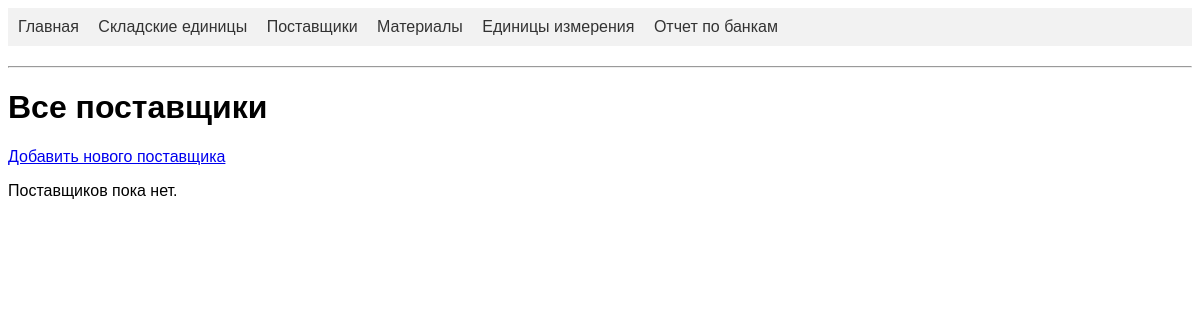
Before: /suppliers with the older database file.
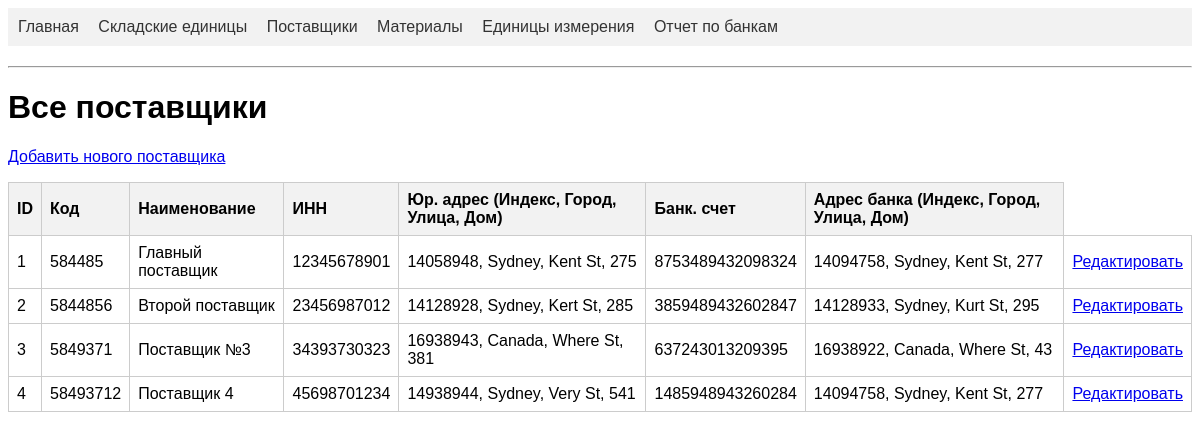
After: the same page with the newer database file.
### app/models.py (models this page shows, shortened)
class Supplier(db.Model):
    id = db.Column(db.Integer, primary_key=True)
    supplier_code = db.Column(db.String(64), index=True, unique=True, nullable=False)
    supplier_name = db.Column(db.String(128), nullable=False)
    tin = db.Column(db.String(12), unique=True, nullable=False)  # ИНН
    legal_postal_code = db.Column(db.String(10))
    legal_city = db.Column(db.String(128))
    legal_street = db.Column(db.String(256))
    legal_house = db.Column(db.String(32))
    bank_account_number = db.Column(db.String(64))
    bank_postal_code = db.Column(db.String(10))
    bank_city = db.Column(db.String(128))
    bank_street = db.Column(db.String(256))
    bank_house = db.Column(db.String(32))
    storage_units = db.relationship('StorageUnit', backref='supplier', lazy='dynamic')

### app/routes.py (the view)
@main.route('/suppliers')
def suppliers():
    all_suppliers = Supplier.query.all()  # Получаем всех поставщиков из БД
    return render_template('suppliers.html', suppliers=all_suppliers, title='Все поставщики')

### app/templates/suppliers.html (shortened to what this page needs)
{% extends "base.html" %}
{% block content %}
    <h1>{{ title }}</h1>
        <p><a href="{{ url_for('main.add_supplier') }}">Добавить нового поставщика</a></p>
    {% if suppliers %}
    <table style = "border: 1px">
        <thead>
            <tr>
                <th>ID</th>
                <th>Код</th>
                <th>Наименование</th>
                <th>ИНН</th>
                <th>Юр. адрес (Индекс, Город, Улица, Дом)</th>
                <th>Банк. счет</th>
                <th>Адрес банка (Индекс, Город, Улица, Дом)</th>
            </tr>
        </thead>
        <tbody>
            {% for supplier in suppliers %}
            <tr>
                <td>{{ supplier.id }}</td>
                <td>{{ supplier.supplier_code }}</td>
                <td>{{ supplier.supplier_name }}</td>
                <td>{{ supplier.tin }}</td>
                <td>
                    {{ supplier.legal_postal_code or '' }},
                    {{ supplier.legal_city or '' }},
                    {{ supplier.legal_street or '' }},
                    {{ supplier.legal_house or '' }}
                </td>
                <td>{{ supplier.bank_account_number or '' }}</td>
                <td>
                    {{ supplier.bank_postal_code or '' }},
                    {{ supplier.bank_city or '' }},
                    {{ supplier.bank_street or '' }},
                    {{ supplier.bank_house or '' }}
                </td>
                <td>
                    <a href="{{ url_for('main.edit_supplier', supplier_id=supplier.id) }}">Редактировать</a>
                </td>
            </tr>
            {% endfor %}
        </tbody>
    </table>
    {% else %}
    <p>Поставщиков пока нет.</p>
    {% endif %}
{% endblock %}

Changed rows visible on the page:
added Supplier: id "1", supplier_code "584485", supplier_name "Главный поставщик", tin "12345678901", legal_postal_code "14058948", legal_city "Sydney", legal_street "Kent St", legal_house "275", bank_account_number "8753489432098324", bank_postal_code "14094758", bank_city "Sydney", bank_street "Kent St", bank_house "277"
added Supplier: id "2", supplier_code "5844856", supplier_name "Второй поставщик", tin "23456987012", legal_postal_code "14128928", legal_city "Sydney", legal_street "Kert St", legal_house "285", bank_account_number "3859489432602847", bank_postal_code "14128933", bank_city "Sydney", bank_street "Kurt St", bank_house "295"
added Supplier: id "3", supplier_code "5849371", supplier_name "Поставщик №3", tin "34393730323", legal_postal_code "16938943", legal_city "Canada", legal_street "Where St", legal_house "381", bank_account_number "637243013209395", bank_postal_code "16938922", bank_city "Canada", bank_street "Where St", bank_house "43"
added Supplier: id "4", supplier_code "58493712", supplier_name "Поставщик 4", tin "45698701234", legal_postal_code "14938944", legal_city "Sydney", legal_street "Very St", legal_house "541", bank_account_number "1485948943260284", bank_postal_code "14094758", bank_city "Sydney", bank_street "Kent St", bank_house "277"
Other visible differences:
text no longer shown: "Поставщиков пока нет."
text now shown: "ID Код Наименование ИНН Юр. адрес (Индекс, Город, Улица, Дом) Банк. счет Адрес банка (Индекс, Город, Улица, Дом)"
